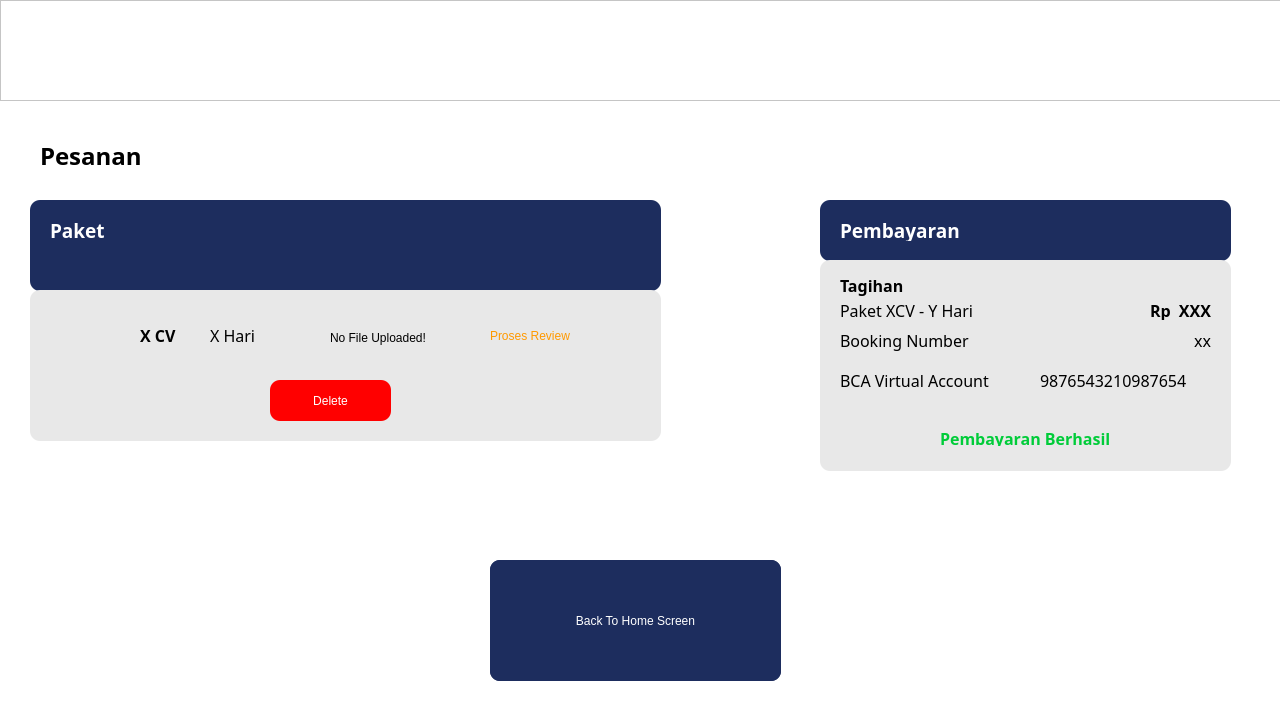
<?xml version="1.0" encoding="UTF-8"?>
<ui version="4.0">
 <class>Dialog</class>
 <widget class="QDialog" name="Dialog">
  <property name="geometry">
   <rect>
    <x>0</x>
    <y>0</y>
    <width>1280</width>
    <height>720</height>
   </rect>
  </property>
  <property name="windowTitle">
   <string>Dialog</string>
  </property>
  <property name="styleSheet">
   <string notr="true">background-color: rgb(255, 255, 255);</string>
  </property>
  <widget class="QLabel" name="labelPesanan">
   <property name="geometry">
    <rect>
     <x>40</x>
     <y>130</y>
     <width>171</width>
     <height>51</height>
    </rect>
   </property>
   <property name="font">
    <font>
     <family>Mulish</family>
     <pointsize>18</pointsize>
     <weight>75</weight>
     <italic>false</italic>
     <bold>true</bold>
    </font>
   </property>
   <property name="text">
    <string>Pesanan</string>
   </property>
  </widget>
  <widget class="QGroupBox" name="paket_box">
   <property name="geometry">
    <rect>
     <x>30</x>
     <y>200</y>
     <width>631</width>
     <height>91</height>
    </rect>
   </property>
   <property name="styleSheet">
    <string notr="true">background-color: rgb(29, 45, 94); border-radius: 10px</string>
   </property>
   <property name="title">
    <string/>
   </property>
   <widget class="QLabel" name="paketText">
    <property name="geometry">
     <rect>
      <x>20</x>
      <y>20</y>
      <width>61</width>
      <height>21</height>
     </rect>
    </property>
    <property name="font">
     <font>
      <family>Mulish</family>
      <pointsize>14</pointsize>
      <weight>75</weight>
      <bold>true</bold>
     </font>
    </property>
    <property name="styleSheet">
     <string notr="true">color: white</string>
    </property>
    <property name="text">
     <string>Paket</string>
    </property>
   </widget>
  </widget>
  <widget class="QGroupBox" name="labelbayar">
   <property name="geometry">
    <rect>
     <x>820</x>
     <y>200</y>
     <width>411</width>
     <height>61</height>
    </rect>
   </property>
   <property name="styleSheet">
    <string notr="true">background-color: rgb(29, 45, 94); border-radius: 10px</string>
   </property>
   <property name="title">
    <string/>
   </property>
   <widget class="QLabel" name="bayar">
    <property name="geometry">
     <rect>
      <x>20</x>
      <y>20</y>
      <width>121</width>
      <height>21</height>
     </rect>
    </property>
    <property name="font">
     <font>
      <family>Mulish</family>
      <pointsize>14</pointsize>
      <weight>75</weight>
      <bold>true</bold>
     </font>
    </property>
    <property name="styleSheet">
     <string notr="true">color: white</string>
    </property>
    <property name="text">
     <string>Pembayaran</string>
    </property>
   </widget>
  </widget>
  <widget class="QFrame" name="tagihan">
   <property name="geometry">
    <rect>
     <x>820</x>
     <y>260</y>
     <width>411</width>
     <height>211</height>
    </rect>
   </property>
   <property name="styleSheet">
    <string notr="true">border-radius: 10px;
background-color: rgb(232, 232, 232);</string>
   </property>
   <widget class="QLabel" name="harga">
    <property name="geometry">
     <rect>
      <x>260</x>
      <y>40</y>
      <width>131</width>
      <height>20</height>
     </rect>
    </property>
    <property name="font">
     <font>
      <family>Mulish</family>
      <pointsize>12</pointsize>
      <weight>75</weight>
      <bold>true</bold>
     </font>
    </property>
    <property name="text">
     <string>Rp  XXX</string>
    </property>
    <property name="alignment">
     <set>Qt::AlignRight|Qt::AlignTrailing|Qt::AlignVCenter</set>
    </property>
   </widget>
   <widget class="QLabel" name="tagihantitle">
    <property name="geometry">
     <rect>
      <x>20</x>
      <y>10</y>
      <width>91</width>
      <height>31</height>
     </rect>
    </property>
    <property name="font">
     <font>
      <family>Mulish</family>
      <pointsize>12</pointsize>
      <weight>75</weight>
      <bold>true</bold>
     </font>
    </property>
    <property name="text">
     <string>Tagihan</string>
    </property>
   </widget>
   <widget class="QLabel" name="rincian">
    <property name="geometry">
     <rect>
      <x>20</x>
      <y>40</y>
      <width>181</width>
      <height>20</height>
     </rect>
    </property>
    <property name="font">
     <font>
      <family>Mulish</family>
      <pointsize>12</pointsize>
      <weight>50</weight>
      <bold>false</bold>
     </font>
    </property>
    <property name="text">
     <string>Paket XCV - Y Hari</string>
    </property>
   </widget>
   <widget class="QLabel" name="paymentsuccess">
    <property name="geometry">
     <rect>
      <x>120</x>
      <y>170</y>
      <width>171</width>
      <height>16</height>
     </rect>
    </property>
    <property name="font">
     <font>
      <family>Mulish</family>
      <pointsize>12</pointsize>
      <weight>75</weight>
      <bold>true</bold>
     </font>
    </property>
    <property name="styleSheet">
     <string notr="true">color: rgb(0, 204, 57);</string>
    </property>
    <property name="text">
     <string>Pembayaran Berhasil</string>
    </property>
   </widget>
   <widget class="QLabel" name="bank">
    <property name="geometry">
     <rect>
      <x>20</x>
      <y>110</y>
      <width>181</width>
      <height>20</height>
     </rect>
    </property>
    <property name="font">
     <font>
      <family>Mulish</family>
      <pointsize>12</pointsize>
      <weight>50</weight>
      <bold>false</bold>
     </font>
    </property>
    <property name="text">
     <string>BCA Virtual Account</string>
    </property>
   </widget>
   <widget class="QLabel" name="rekening">
    <property name="geometry">
     <rect>
      <x>220</x>
      <y>110</y>
      <width>181</width>
      <height>20</height>
     </rect>
    </property>
    <property name="font">
     <font>
      <family>Mulish</family>
      <pointsize>12</pointsize>
      <weight>50</weight>
      <bold>false</bold>
     </font>
    </property>
    <property name="text">
     <string>9876543210987654</string>
    </property>
   </widget>
   <widget class="QLabel" name="label">
    <property name="geometry">
     <rect>
      <x>20</x>
      <y>70</y>
      <width>141</width>
      <height>21</height>
     </rect>
    </property>
    <property name="font">
     <font>
      <family>Mulish</family>
      <pointsize>12</pointsize>
     </font>
    </property>
    <property name="text">
     <string>Booking Number</string>
    </property>
   </widget>
   <widget class="QLabel" name="bookingNumber">
    <property name="geometry">
     <rect>
      <x>250</x>
      <y>70</y>
      <width>141</width>
      <height>21</height>
     </rect>
    </property>
    <property name="font">
     <font>
      <family>Mulish</family>
      <pointsize>12</pointsize>
     </font>
    </property>
    <property name="text">
     <string>xx</string>
    </property>
    <property name="alignment">
     <set>Qt::AlignRight|Qt::AlignTrailing|Qt::AlignVCenter</set>
    </property>
   </widget>
  </widget>
  <widget class="QFrame" name="framePaket">
   <property name="geometry">
    <rect>
     <x>30</x>
     <y>290</y>
     <width>631</width>
     <height>151</height>
    </rect>
   </property>
   <property name="styleSheet">
    <string notr="true">border-radius: 10px;
background-color: rgb(232, 232, 232);</string>
   </property>
   <property name="frameShape">
    <enum>QFrame::StyledPanel</enum>
   </property>
   <property name="frameShadow">
    <enum>QFrame::Raised</enum>
   </property>
   <widget class="QLabel" name="jmlCV">
    <property name="geometry">
     <rect>
      <x>110</x>
      <y>30</y>
      <width>91</width>
      <height>31</height>
     </rect>
    </property>
    <property name="font">
     <font>
      <family>Mulish</family>
      <pointsize>12</pointsize>
      <weight>75</weight>
      <bold>true</bold>
     </font>
    </property>
    <property name="text">
     <string>X CV</string>
    </property>
   </widget>
   <widget class="QLabel" name="jmlHari">
    <property name="geometry">
     <rect>
      <x>180</x>
      <y>30</y>
      <width>91</width>
      <height>31</height>
     </rect>
    </property>
    <property name="font">
     <font>
      <family>Mulish</family>
      <pointsize>12</pointsize>
      <weight>50</weight>
      <bold>false</bold>
     </font>
    </property>
    <property name="text">
     <string>X Hari</string>
    </property>
   </widget>
   <widget class="QPushButton" name="uploadButton">
    <property name="geometry">
     <rect>
      <x>490</x>
      <y>30</y>
      <width>111</width>
      <height>31</height>
     </rect>
    </property>
    <property name="styleSheet">
     <string notr="true">font: 81 12pt &quot;Mulish ExtraBold&quot;;
color: white;
background-color: rgb(29, 45, 94);
border-radius: 10px
</string>
    </property>
    <property name="text">
     <string>Unggah CV</string>
    </property>
   </widget>
   <widget class="QLabel" name="fileName">
    <property name="geometry">
     <rect>
      <x>300</x>
      <y>40</y>
      <width>151</width>
      <height>16</height>
     </rect>
    </property>
    <property name="styleSheet">
     <string notr="true">font: 10pt &quot;Mulish&quot;;</string>
    </property>
    <property name="text">
     <string>No File Uploaded!</string>
    </property>
   </widget>
   <widget class="QLabel" name="prosesReview">
    <property name="geometry">
     <rect>
      <x>460</x>
      <y>30</y>
      <width>151</width>
      <height>31</height>
     </rect>
    </property>
    <property name="styleSheet">
     <string notr="true">font: 11pt &quot;Mulish&quot;; color:rgb(255, 153, 0)</string>
    </property>
    <property name="text">
     <string>Proses Review</string>
    </property>
   </widget>
   <widget class="QLabel" name="gambar">
    <property name="geometry">
     <rect>
      <x>20</x>
      <y>20</y>
      <width>51</width>
      <height>51</height>
     </rect>
    </property>
    <property name="text">
     <string/>
    </property>
    <property name="pixmap">
     <pixmap>../../img/resume (1).png</pixmap>
    </property>
    <property name="scaledContents">
     <bool>true</bool>
    </property>
   </widget>
   <widget class="QPushButton" name="delete_button">
    <property name="geometry">
     <rect>
      <x>240</x>
      <y>90</y>
      <width>121</width>
      <height>41</height>
     </rect>
    </property>
    <property name="styleSheet">
     <string notr="true">font: 81 12pt &quot;Mulish ExtraBold&quot;;
color: white;
border-radius: 10px;
background-color: rgb(255, 0, 0);
</string>
    </property>
    <property name="text">
     <string>Delete</string>
    </property>
   </widget>
   <widget class="QLabel" name="label_3">
    <property name="geometry">
     <rect>
      <x>20</x>
      <y>20</y>
      <width>55</width>
      <height>51</height>
     </rect>
    </property>
    <property name="text">
     <string/>
    </property>
    <property name="pixmap">
     <pixmap>../img/cv.png</pixmap>
    </property>
    <property name="scaledContents">
     <bool>true</bool>
    </property>
   </widget>
  </widget>
  <widget class="QPushButton" name="submitBookingButton">
   <property name="geometry">
    <rect>
     <x>490</x>
     <y>560</y>
     <width>291</width>
     <height>121</height>
    </rect>
   </property>
   <property name="styleSheet">
    <string notr="true">font: 81 12pt &quot;Mulish ExtraBold&quot;;
color: white;
background-color: rgb(29, 45, 94);
border-radius: 10px
</string>
   </property>
   <property name="text">
    <string>Submit Booking</string>
   </property>
  </widget>
  <widget class="QPushButton" name="homescreen">
   <property name="geometry">
    <rect>
     <x>490</x>
     <y>560</y>
     <width>291</width>
     <height>121</height>
    </rect>
   </property>
   <property name="styleSheet">
    <string notr="true">font: 81 12pt &quot;Mulish ExtraBold&quot;;
color: white;
background-color: rgb(29, 45, 94);
border-radius: 10px
</string>
   </property>
   <property name="text">
    <string>Back To Home Screen</string>
   </property>
  </widget>
  <widget class="QFrame" name="frame">
   <property name="geometry">
    <rect>
     <x>0</x>
     <y>0</y>
     <width>1281</width>
     <height>101</height>
    </rect>
   </property>
   <property name="styleSheet">
    <string notr="true">background: #FFFFFF;</string>
   </property>
   <property name="frameShape">
    <enum>QFrame::StyledPanel</enum>
   </property>
   <property name="frameShadow">
    <enum>QFrame::Raised</enum>
   </property>
   <widget class="QLabel" name="label_2">
    <property name="geometry">
     <rect>
      <x>50</x>
      <y>30</y>
      <width>141</width>
      <height>41</height>
     </rect>
    </property>
    <property name="text">
     <string/>
    </property>
    <property name="pixmap">
     <pixmap>../img/logo aksel.png</pixmap>
    </property>
    <property name="scaledContents">
     <bool>true</bool>
    </property>
   </widget>
  </widget>
 </widget>
 <resources>
  <include location="../../img/cv.qrc"/>
 </resources>
 <connections/>
</ui>
